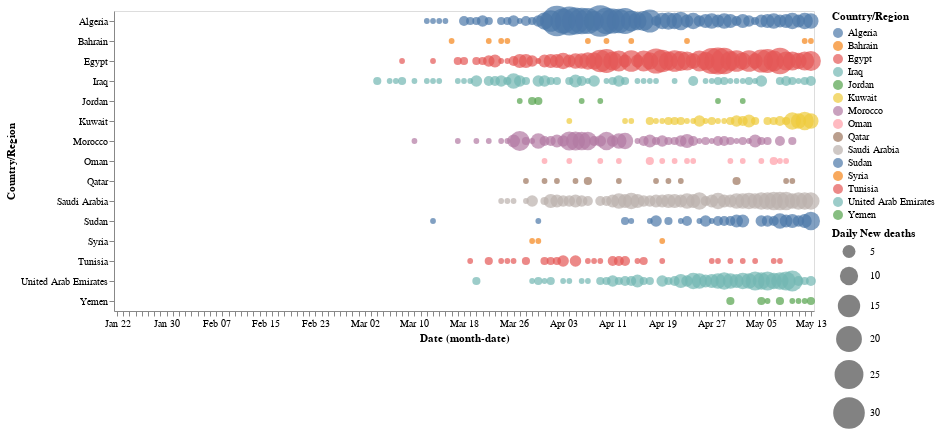

Notebook cell for this chart:
### Code cell
alt.Chart(selected_arab_countries).mark_circle().encode(
    x='monthdate(Date):O',
    y='Country/Region',
    color='Country/Region',
    size=alt.Size('New deaths:Q',
        scale=alt.Scale(range=[0, 1000]),
        legend=alt.Legend(title='Daily New deaths')
    ) 
).properties(
    width=700,
    height=300
)

### Figure 1 — Vega-Lite specification as saved in the notebook (floating-point values rounded to 4 significant figures; data arrays with more than 128 entries replaced by an {"elided": "..."} marker saying what was removed)
{"config": {"view": {"continuousWidth": 400, "continuousHeight": 300}}, "data": {"name": "data-3a4773b0e9048dbf5fe4a7f282e6dbc7"}, "mark": "circle", "encoding": {"color": {"type": "nominal", "field": "Country/Region"}, "size": {"type": "quantitative", "field": "New deaths", "legend": {"title": "Daily New deaths"}, "scale": {"range": [0, 1000]}}, "x": {"type": "ordinal", "field": "Date", "timeUnit": "monthdate"}, "y": {"type": "nominal", "field": "Country/Region"}}, "height": 300, "width": 700, "$schema": "https://vega.github.io/schema/vega-lite/v4.8.1.json", "datasets": {"data-3a4773b0e9048dbf5fe4a7f282e6dbc7": {"elided": "1695 records"}}}
